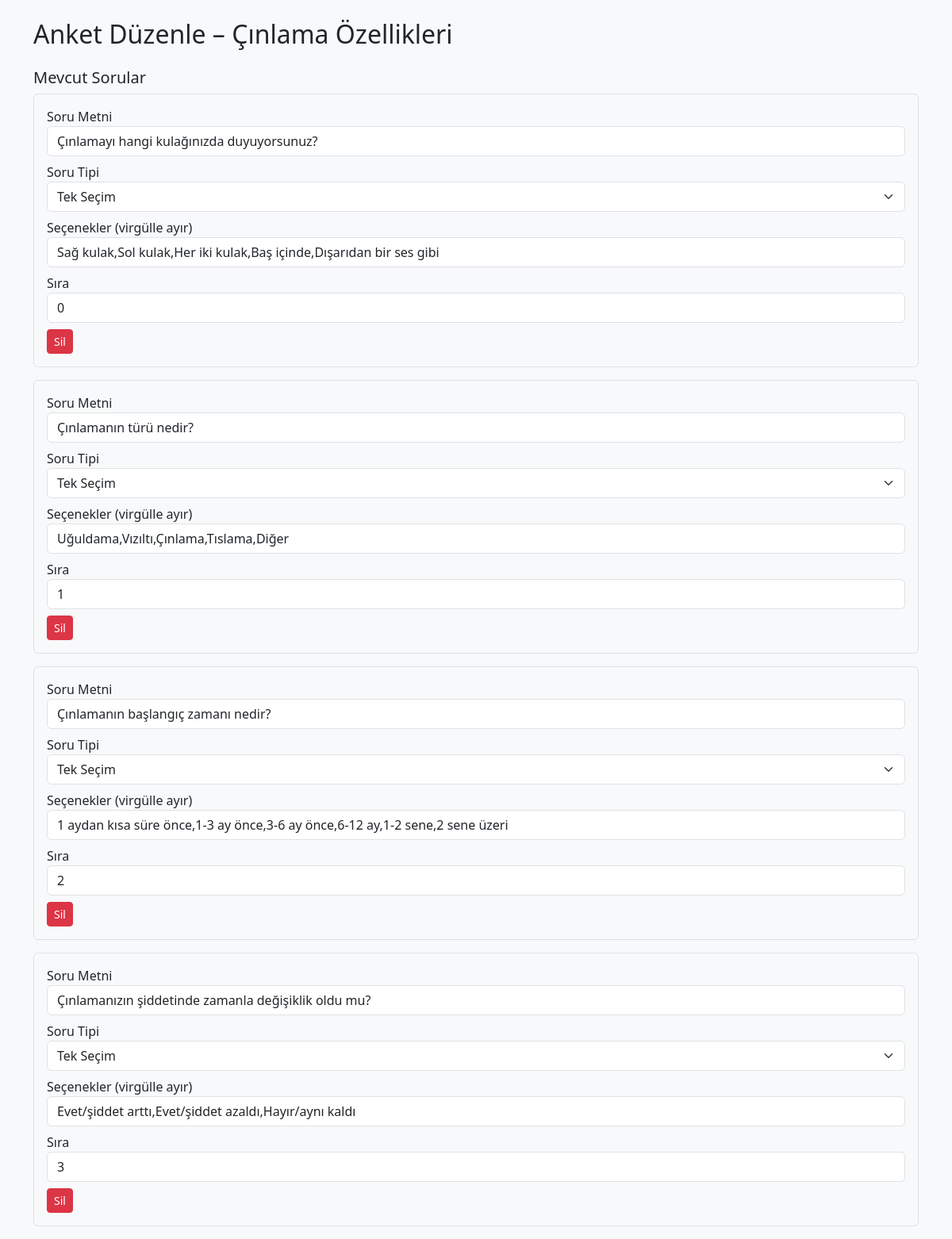
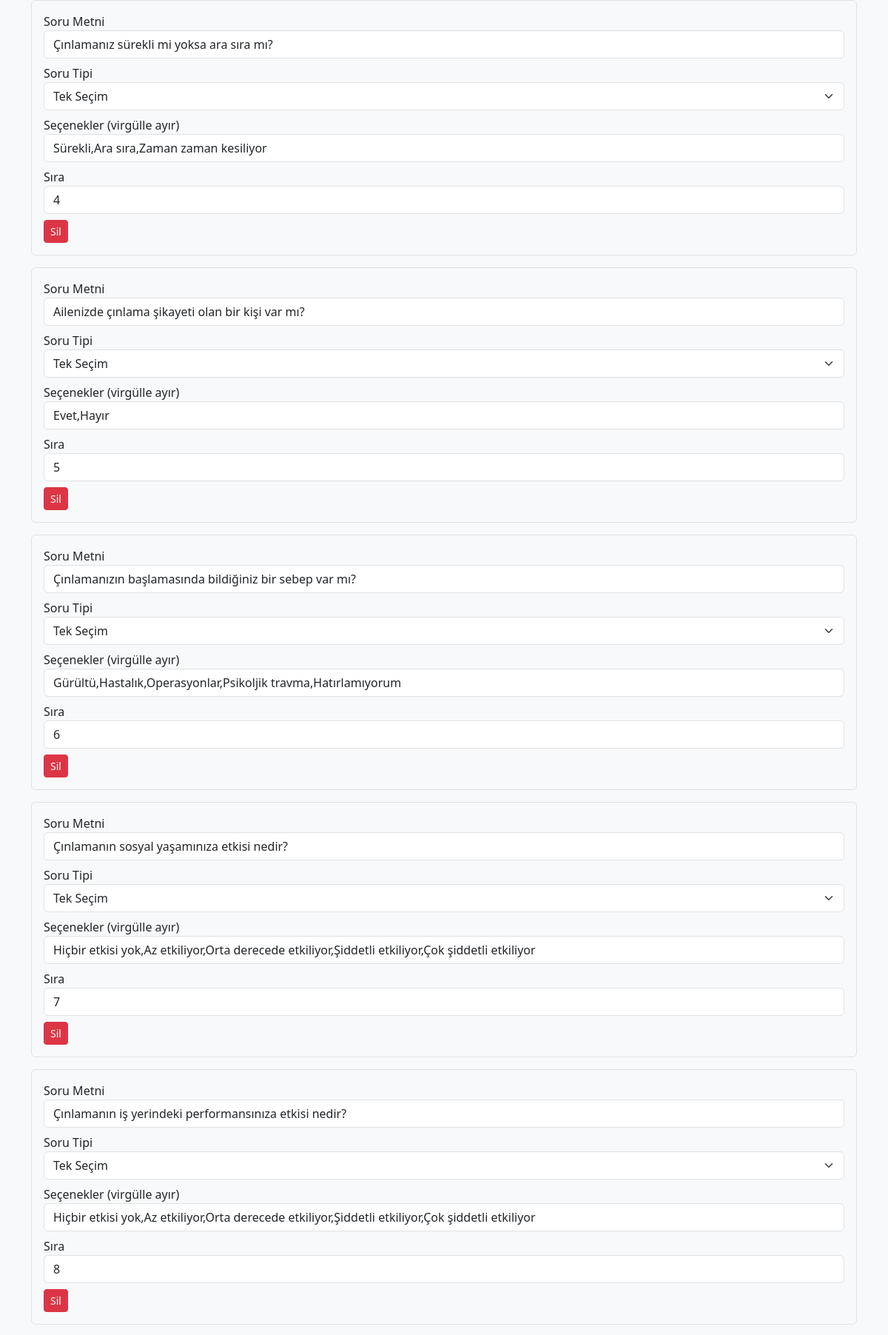
Screenshot of /admin/anket/2 (signed in, upper part) with the database file from the repository (2 pictures, top to bottom).
### app.py (models this page shows)
class Anket(db.Model):
    id = db.Column(db.Integer, primary_key=True)
    baslik = db.Column(db.String(100), nullable=False)
    sorular = db.relationship('Soru', backref='anket', cascade='all, delete-orphan')

class Soru(db.Model):
    id = db.Column(db.Integer, primary_key=True)
    anket_id = db.Column(db.Integer, db.ForeignKey('anket.id'), nullable=False)
    metin = db.Column(db.String(300), nullable=False)
    tip = db.Column(db.String(50), default='text')  # 'text', 'choice', 'multi_choice'
    secenekler = db.Column(db.Text)
    sira = db.Column(db.Integer, default=0)  # ❗️Eklendi

### app.py (the view, shortened to what this page needs)
@app.route('/admin/anket/<int:anket_id>', methods=['GET', 'POST'])
@login_required
def anket_duzenle(anket_id):
    if current_user.role != 'admin':
        return redirect('/')
    anket = Anket.query.get_or_404(anket_id)
    sorular = Soru.query.filter_by(anket_id=anket.id).order_by(Soru.sira.asc()).all()
    return render_template("anket_duzenle.html", anket=anket, sorular=sorular)

### app.py (called while the page is built)
@login_manager.user_loader
def load_user(user_id):
    return User.query.get(int(user_id))

### templates/anket_duzenle.html (shortened to what this page needs)
<!DOCTYPE html>
<html>
<head>
    <link href="https://cdn.jsdelivr.net/npm/bootstrap@5.3.0/dist/css/bootstrap.min.css" rel="stylesheet">
</head>
<body class="bg-light p-4">
<div class="container">
    <h2 class="mb-4">Anket Düzenle – {{ anket.baslik }}</h2>
    <form method="POST">
        <h5>Mevcut Sorular</h5>
        {% for soru in sorular %}
            <div class="border p-3 mb-3 rounded">
                <label>Soru Metni</label>
                <input type="text" name="metin_{{ soru.id }}" value="{{ soru.metin }}" class="form-control mb-2" required>
                <label>Soru Tipi</label>
                <select name="tip_{{ soru.id }}" class="form-select mb-2">
                    <option value="choice" {% if soru.tip == 'choice' %}selected{% endif %}>Tek Seçim</option>
                </select>
                <label>Seçenekler (virgülle ayır)</label>
                <input type="text" name="secenekler_{{ soru.id }}" value="{{ soru.secenekler or '' }}" class="form-control mb-2">
                <label>Sıra</label>
                <input type="number" name="sira_{{ soru.id }}" value="{{ soru.sira }}" class="form-control">
                <a href="/admin/soru_sil/{{ soru.id }}" class="btn btn-sm btn-danger mt-2"
                   onclick="return confirm('Bu soruyu silmek istediğinize emin misiniz?');">Sil</a>
            </div>
        {% endfor %}
    </form>
</div>
</body>
</html>

### rows the page displays
Anket: baslik "Çınlama Özellikleri"
Soru: metin "Çınlamayı hangi kulağınızda duyuyorsunuz?", tip+id "Tek Seçim", secenekler "Sağ kulak,Sol kulak,Her iki kulak,Baş içinde,Dışarıdan bir ses gibi", sira "0"
Soru: metin "Çınlamanın türü nedir?", tip+id "Tek Seçim", secenekler "Uğuldama,Vızıltı,Çınlama,Tıslama,Diğer", sira "1"
Soru: metin "Çınlamanın başlangıç zamanı nedir?", tip+id "Tek Seçim", secenekler "1 aydan kısa süre önce,1-3 ay önce,3-6 ay önce,6-12 ay,1-2 sene,2 sene üzeri", sira "2"
Soru: metin "Çınlamanızın şiddetinde zamanla değişiklik oldu mu?", tip+id "Tek Seçim", secenekler "Evet/şiddet arttı,Evet/şiddet azaldı,Hayır/aynı kaldı", sira "3"
Soru: metin "Çınlamanız sürekli mi yoksa ara sıra mı?", tip+id "Tek Seçim", secenekler "Sürekli,Ara sıra,Zaman zaman kesiliyor", sira "4"
Soru: metin "Ailenizde çınlama şikayeti olan bir kişi var mı?", tip+id "Tek Seçim", secenekler "Evet,Hayır", sira "5"
Soru: metin "Çınlamanızın başlamasında bildiğiniz bir sebep var mı?", tip+id "Tek Seçim", secenekler "Gürültü,Hastalık,Operasyonlar,Psikoljik travma,Hatırlamıyorum", sira "6"
Soru: metin "Çınlamanın sosyal yaşamınıza etkisi nedir?", tip+id "Tek Seçim", secenekler "Hiçbir etkisi yok,Az etkiliyor,Orta derecede etkiliyor,Şiddetli etkiliyor,Çok şiddetli etkiliyor", sira "7"
Soru: metin "Çınlamanın iş yerindeki performansınıza etkisi nedir?", tip+id "Tek Seçim", secenekler "Hiçbir etkisi yok,Az etkiliyor,Orta derecede etkiliyor,Şiddetli etkiliyor,Çok şiddetli etkiliyor", sira "8"
